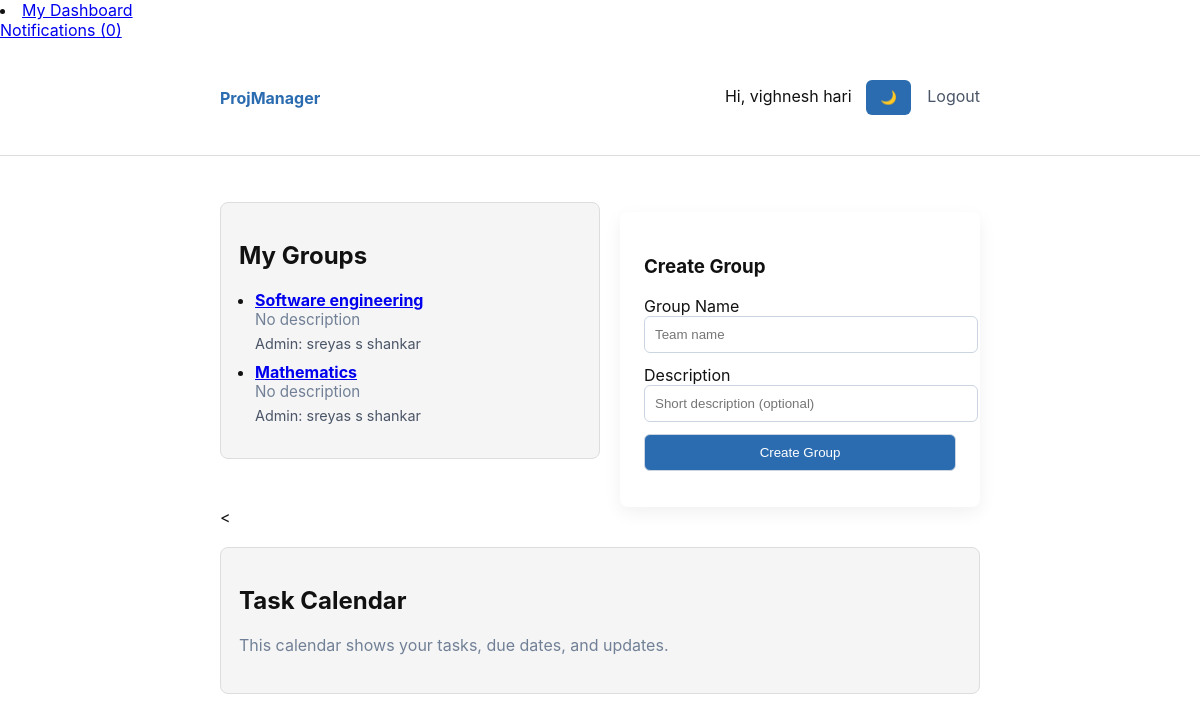
The page /dashboard (signed in) on the database its author committed.
### models.py (models this page shows, shortened)
class User(db.Model, UserMixin):
    id = db.Column(db.Integer, primary_key=True)
    username = db.Column(db.String(80), unique=True, nullable=False)
    email = db.Column(db.String(120), unique=True, nullable=False)
    password_hash = db.Column(db.String(128), nullable=False)

class Group(db.Model):
    id = db.Column(db.Integer, primary_key=True)
    name = db.Column(db.String(100), nullable=False)
    description = db.Column(db.Text, nullable=True)
    admin_id = db.Column(db.Integer, db.ForeignKey('user.id'), nullable=False)
    admin = db.relationship('User', backref='owned_groups')
    members = db.relationship('GroupMembership', back_populates='group', cascade='all, delete-orphan')

### app.py (the view, shortened to what this page needs)
@app.route('/dashboard', methods=['GET', 'POST'])
@login_required
def dashboard():
    form = GroupForm()
    memberships = GroupMembership.query.filter_by(user_id=current_user.id).all()
    user_groups = [m.group for m in memberships]
    return render_template('dashboard.html', form=form, groups=user_groups)

### forms.py
class GroupForm(FlaskForm):
    name = StringField('Group Name', validators=[DataRequired(), Length(3, 100)])
    description = StringField('Description')
    submit = SubmitField('Create Group')

### app.py (called while the page is built)
@login_manager.user_loader
def load_user(user_id):
    return User.query.get(int(user_id))

@app.context_processor
def inject_notifications():
    if current_user.is_authenticated:
        unread = Notification.query.filter_by(user_id=current_user.id, is_read=False).all()
        return dict(unread_notifications=unread)
    return dict(unread_notifications=[])

### templates/dashboard.html (shortened to what this page needs)
{% extends 'base.html' %}
{% block content %}
<div style="display:flex;gap:20px;align-items:flex-start;flex-wrap:wrap;">
  <div style="flex:1;min-width:300px;">
    <div class="card">
      <h2>My Groups</h2>
      {% if groups %}
      <ul style="padding-left:16px;">
        {% for group in groups %}
          <li style="margin-bottom:10px;">
            <strong><a href="{{ url_for('group_detail', group_id=group.id) }}">{{ group.name }}</a></strong>
            <div class="muted" style="font-size:0.95rem;">{{ group.description or 'No description' }}</div>
            <div style="margin-top:6px;font-size:0.9rem;color:#4a5568;">
              Admin: {{ group.admin.username }}
            </div>
          </li>
        {% endfor %}
      </ul>
      {% else %}
        <p>You are not part of any groups yet.</p>
      {% endif %}
    </div>
  </div>
  <div style="width:360px;">
    <div class="auth-card">
      <h3>Create Group</h3>
      <form method="post" novalidate>
        <div class="form-row">
          {{ form.name.label }}
          {{ form.name(placeholder='Team name') }}
        </div>
        <div class="form-row">
          {{ form.description.label }}
          {{ form.description(placeholder='Short description (optional)') }}
        </div>
        <div class="form-row">
          {{ form.submit(class_='btn') }}
        </div>
      </form>
    </div>
  </div>
</div>
<link href="https://cdn.jsdelivr.net/npm/fullcalendar@6.1.8/index.global.min.css" rel="stylesheet">
<
<div class="card" style="margin-top:20px;">
  <h2>Task Calendar</h2>
  <p class="muted">This calendar shows your tasks, due dates, and updates.</p>
</div>
<link href="https://cdn.jsdelivr.net/npm/fullcalendar@6.1.10/main.min.css" rel="stylesheet">
{% endblock %}

### templates/base.html (shortened to what this page needs)
<!doctype html>
<html lang="en">
<head>
    <li><a href="{{ url_for('my_dashboard') }}">My Dashboard</a></li>
    <link rel="stylesheet" href="{{ url_for('static', filename='css/style.css') }}">
</head>
<body class="{{ 'dark-mode' if session.get('theme') == 'dark' else '' }}">
{% if current_user.is_authenticated %}
<a href="{{ url_for('notifications') }}">
    Notifications ({{ current_user.unread_notifications|length }})
</a>
{% endif %}
{% set _ = session.pop('popup_notification', None) %}
<nav class="nav">
    <div class="container">
        <a class="brand" href="{{ url_for('index') }}">ProjManager</a>
        <div class="nav-right">
            {% if current_user.is_authenticated %}
                <span>Hi, {{ current_user.username }}</span>
                <button id="theme-toggle" class="btn" style="margin-left:10px;">
                    🌙
                </button>
                <a href="{{ url_for('logout') }}">Logout</a>
            {% else %}
                <a href="{{ url_for('login') }}">Login</a>
                <a href="{{ url_for('register') }}">Register</a>
            {% endif %}
        </div>
    </div>
</nav>
<main class="container">
    {% block content %}{% endblock %}
</main>
</body>
</html>

### static/css/style.css (style rules this page uses)
:root { --max-width:760px;--accent:#2b6cb0 }
body { font-family:Inter,system-ui,Segoe UI,Roboto,Arial,sans-serif;margin:0;background:#f7fafc;color:#222 }
.container { max-width:var(--max-width);margin:28px auto;padding:0 16px }
.nav { background:white;border-bottom:1px solid #e6eef6 }
.nav .container { display:flex;align-items:center;justify-content:space-between;padding:12px 16px }
.brand { font-weight:700;color:var(--accent);text-decoration:none }
.nav-right a { margin-left:12px;text-decoration:none;color:#4a5568 }
.auth-card { background:white;padding:24px;border-radius:8px;box-shadow:0 6px 18px rgba(2,6,23,0.06);margin-top:28px }
.form-row { margin-bottom:12px }
.form-row input { width:100%;padding:10px;border:1px solid #cbd5e1;border-radius:6px }
.btn { padding:10px 14px;border:none;border-radius:6px;background:var(--accent);color:white;cursor:pointer }
.muted { color:#718096 }
.card { background:white;padding:18px;border-radius:8px;margin-top:18px }
:root { --bg-color: #ffffff; --text-color: #111111; --card-bg: #f5f5f5; --nav-bg: #ffffff; --border-color: #dddddd; }
body { background: var(--bg-color); color: var(--text-color); }
.card { background: var(--card-bg); border: 1px solid var(--border-color); }
.nav { background: var(--nav-bg); border-bottom: 1px solid var(--border-color); }

### rows shown on the page
User: username "vighnesh hari"
Group: name "Software engineering", description "No description", admin.username "sreyas s shankar"
Group: name "Mathematics", description "No description", admin.username "sreyas s shankar"

### other values the page prints
{{ current_user.unread_notifications|length }} "0"
